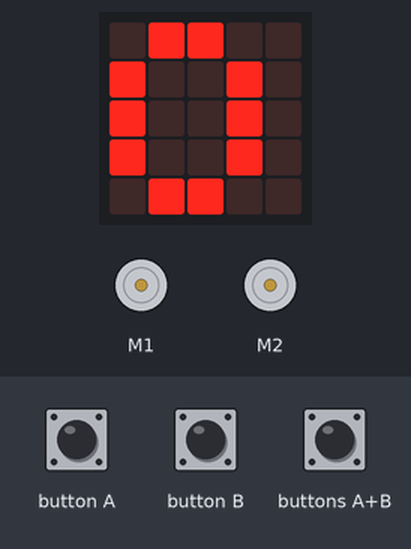
This program was run on a simulated BBC micro:bit (MakeCode). Parts: the board's 5×5 LED display, 2 × DC motor (green arrow = forward, orange = backward, longer = faster). The test bench sets the inputs (shaded band).

Above: at 1.9 s.
2.0 s: button A pressed for 0.15 s
At 2.5 s:
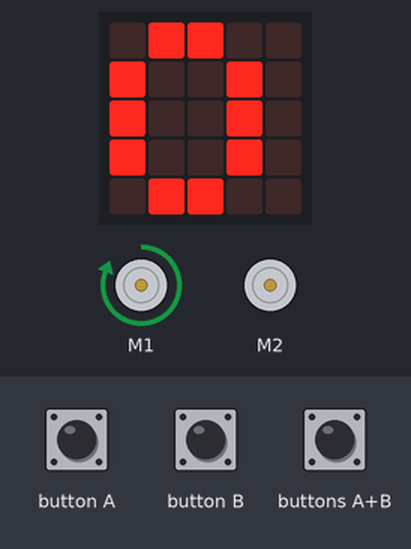
3.6 s: button B pressed for 0.15 s
At 4.1 s:
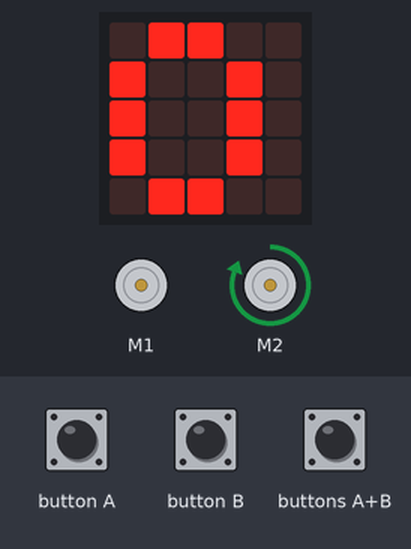
5.2 s: buttons A+B pressed for 0.15 s
At 6.2 s:
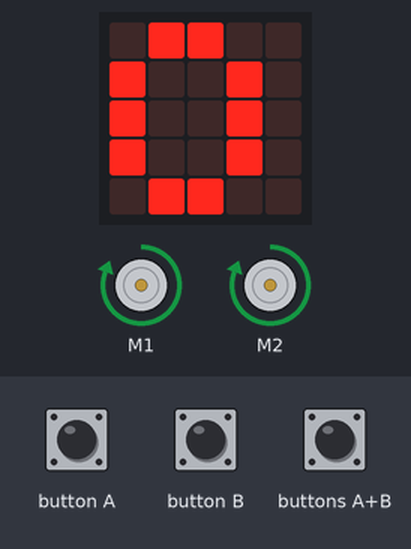
Timing chart, 0 to 8.2 s (numbered marks = the images above; inputs shaded):
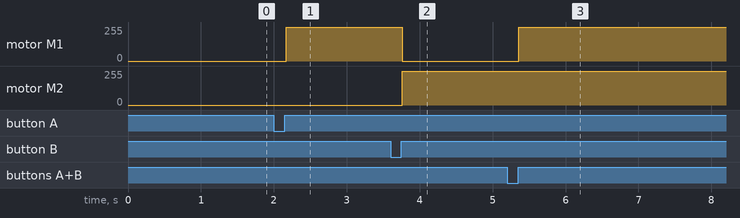

The program:

main.ts
```typescript
input.onButtonPressed(Button.A, function () {
    programa = 1
})
input.onButtonPressed(Button.AB, function () {
    programa = 3
})
input.onButtonPressed(Button.B, function () {
    programa = 2
})
let programa = 0
let NUMERO = 0
basic.showNumber(NUMERO)
basic.forever(function () {
    if (programa == 1) {
        maqueen.motorRun(maqueen.Motors.M1, maqueen.Dir.CW, 255)
        maqueen.motorRun(maqueen.Motors.M2, maqueen.Dir.CW, 0)
    }
    if (programa == 2) {
        maqueen.motorRun(maqueen.Motors.M1, maqueen.Dir.CW, 0)
        maqueen.motorRun(maqueen.Motors.M2, maqueen.Dir.CW, 255)
    }
    if (programa == 3) {
        maqueen.motorRun(maqueen.Motors.M1, maqueen.Dir.CW, 255)
        maqueen.motorRun(maqueen.Motors.M2, maqueen.Dir.CW, 255)
    }
})
```

test.ts
```typescript
// aquí va el archivo "tests"; esto no se compilará cuando este paquete se utilice como una extensión.
```

Measured:
- after the input at 2.0 s, motor M1: stopped → forward 255/255 after 0.17 s
- after the input at 3.6 s, motor M1: forward 255/255 → stopped after 0.16 s; motor M2: stopped → forward 255/255 after 0.16 s
- after the input at 5.2 s, motor M1: stopped → forward 255/255 after 0.16 s
